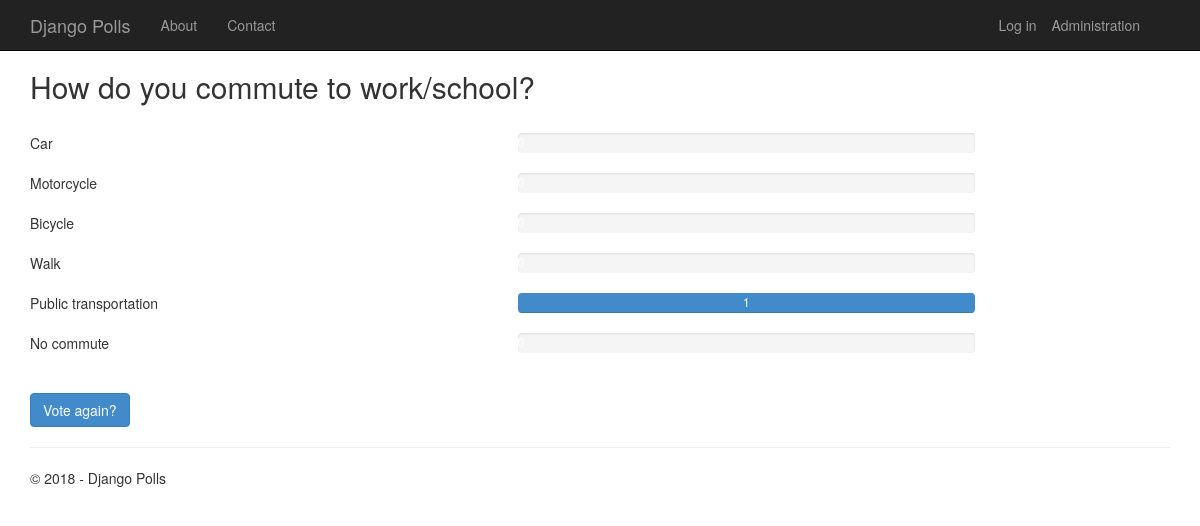
The app's page /2/results/ with its own data.
### app/models.py (models this page shows, shortened)
class Poll(models.Model):
    text = models.CharField(max_length=200)
    pub_date = models.DateTimeField('date published')
    author = models.CharField(max_length=100, blank = True)
    def total_votes(self):
        return self.choice_set.aggregate(Sum('votes'))['votes__sum']

class Choice(models.Model):
    poll = models.ForeignKey(Poll)
    text = models.CharField(max_length=200)
    votes = models.IntegerField(default=0)
    def votes_percentage(self):
        total = self.poll.total_votes()
        return self.votes / float(total) * 100 if total > 0 else 0

### app/views.py (the view)
class PollResultsView(DetailView):
    model = Poll
    def get_context_data(self, **kwargs):
        context = super(PollResultsView, self).get_context_data(**kwargs)
        context['title'] = 'Results'
        context['year'] = datetime.now().year
        return context

### app/templates/app/results.html
{% extends "app/layout.html" %}
{% block content %}
<h2>{{ poll.text }}</h2>
<br />
{% for choice in poll.choice_set.all %}
<div class="row">
    <div class="col-sm-5">{{choice.text}}</div>
    <div class="col-sm-5">
        <div class="progress">
            <div class="progress-bar" role="progressbar" aria-valuenow="{{choice.votes}}" aria-valuemin="0" aria-valuemax="{{poll.total_votes}}" style="width: {{choice.votes_percentage}}%;">
                {{choice.votes}}
            </div>
        </div>
    </div>
</div>
{% endfor %}
<br />
<a class="btn btn-primary" href="{% url 'app:detail' poll.id %}">Vote again?</a>
{% endblock %}

### app/static/app/content/site.css (style rules this page uses)
body { padding-top: 50px; padding-bottom: 20px; }

### records on screen
Poll: text "How do you commute to work/school?"
Choice: text "Car"
Choice: text "Motorcycle"
Choice: text "Bicycle"
Choice: text "Walk"
Choice: text "Public transportation", votes "1"
Choice: text "No commute"

### other values on screen
{{ year }} "2018"
